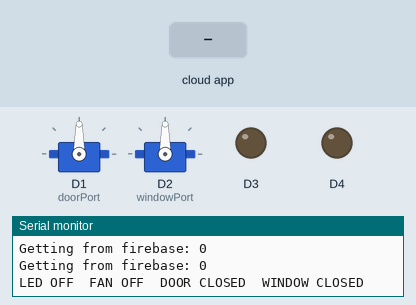
Bench run of a sketch on a simulated ESP8266 (NodeMCU). On the bench: 2 × servo, output pins drawn as LEDs (lit = HIGH), the last lines printed to the serial monitor. The inputs (shaded band) are chosen by the test bench. WiFi joins after 1.5 s; servers stay silent unless stated; the Firebase database answers and starts empty.

Above: at 2.7 s.
2.8 s: the phone or cloud app sets LED_STATUS to 1
At 4.2 s:
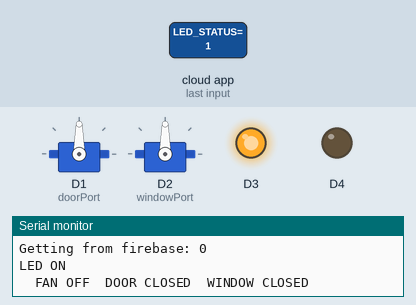
5.2 s: the phone or cloud app sets FAN_STATUS to 1
At 8.0 s:
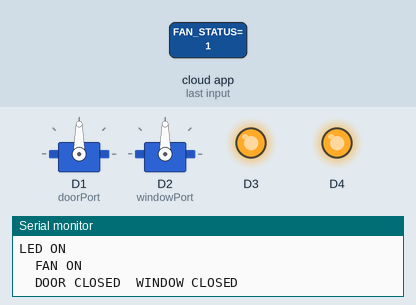
8.4 s: the phone or cloud app sets DOOR_STATUS to 1
At 10.5 s:
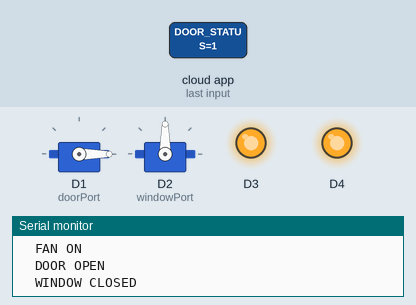
11.6 s: the phone or cloud app sets LED_STATUS to 0
At 14.2 s:
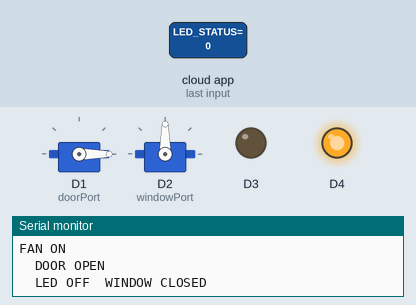
14.8 s: the phone or cloud app sets FAN_STATUS to 0
At 16.8 s:
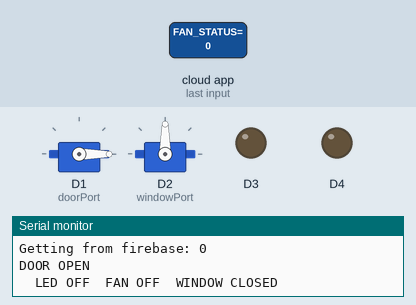
18.0 s: the phone or cloud app sets LED_STATUS to 1
At 20.6 s:
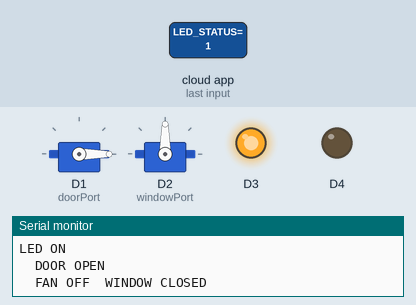
Timing chart, 0 to 22.1 s (numbered marks = the images above; inputs shaded):
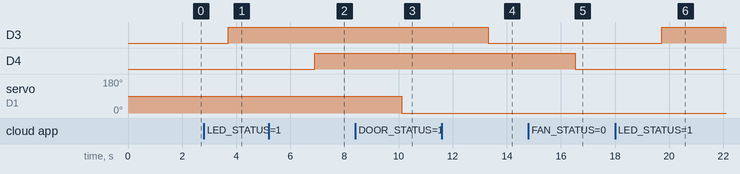

Measured:
- after the input at 2.8 s, D3: LOW → HIGH after 0.91 s
- after the input at 5.2 s, D4: LOW → HIGH after 1.7 s
- after the input at 8.4 s, servo on D1 (doorPort): 90° → 0° after 1.7 s
- after the input at 11.6 s, D3: HIGH → LOW after 1.7 s
- after the input at 14.8 s, D4: HIGH → LOW after 1.7 s
- after the input at 18.0 s, D3: LOW → HIGH after 1.7 s

The sketch:

Code.ino
```cpp
#include <ESP8266WiFi.h>
#include <FirebaseArduino.h>
#include <SoftwareSerial.h>
#include<Servo.h>

Servo doorMotor;
Servo windowMotor;
//OneWire oneWire(ONE_WIRE_BUS);

//http://arduino.esp8266.com/stable/package_esp8266com_index.json

// Set these to run example.


#define FIREBASE_HOST "kunfypproject-default-rtdb.firebaseio.com"      // the project name address from firebase id
#define FIREBASE_AUTH "ABr4fylb847GAYazMEHG51zL7UpVpbvKZkxa3AIE"      // the secret key generated from firebase
#define WIFI_SSID "Abeer"
#define WIFI_PASSWORD "14785230"

int n;
int fan,door,window;
int doorPort=D1;
int windowPort=D2;


void setup()
{
  Serial.begin(57600);
  //n=Firebase.getInt("LED_STATUS");
   // connect to wifi.

  WiFi.begin(WIFI_SSID, WIFI_PASSWORD);
  Serial.print("connecting");
  while (WiFi.status() != WL_CONNECTED) {
    Serial.print(".");
    delay(500);
  }
  Serial.println();
  Serial.print("connected: ");
  Serial.println(WiFi.localIP());
   //
  Firebase.begin(FIREBASE_HOST, FIREBASE_AUTH);
  //Firebase.reconnectWiFi(true);
//  Firebase.setInt("LED_STATUS", 1);
//  Firebase.setInt("FAN_STATUS", 1);
//  Firebase.setInt("DOOR_STATUS", 1);
//  Firebase.setInt("WINDOW_STATUS", 1);
  //doorMotor.attach(D5);
  //pinMode(LED, OUTPUT);
  //Serial.begin(9600);// Serial Communication
  //digitalWrite(LED,LOW);
doorMotor.attach(doorPort);
windowMotor.attach(windowPort);
pinMode(D3,OUTPUT);
pinMode(D4,OUTPUT);
}

void loop()
{
Serial.println();

    n=Firebase.getInt("LED_STATUS");
    Serial.print("\n");
    Serial.print("Getting from firebase: ");
    Serial.print(n);
    Serial.print("\n");

   fan=Firebase.getInt("FAN_STATUS");
    Serial.print("\n");
    Serial.print("Getting from firebase: ");
    Serial.print(fan);
    Serial.print("\n");

    door=Firebase.getInt("DOOR_STATUS");
    Serial.print("\n");
    Serial.print("Getting from firebase: ");
    Serial.print(door);
    Serial.print("\n");


    window=Firebase.getInt("WINDOW_STATUS");
    Serial.print("\n");
    Serial.print("Getting from firebase: ");
    Serial.print(window);
    Serial.print("\n");


  if (n==1) {
      Serial.print("LED ON\n");
      Serial.print("\t");
            digitalWrite(D3,1);
  }
  if(fan==1){
      Serial.print("FAN ON\n");
      Serial.print("\t");
      digitalWrite(D4,HIGH);
  }
  if(door==1){
      doorMotor.write(0);
      Serial.print("DOOR OPEN\n");
      Serial.print("\t");

  }
  if(window==1){
      Serial.print("WINDOW OPEN\n");
      Serial.print("\t");
      //digitalWrite(D1,HIGH);
      //windowMotor.write(0);
  }
  if(n==0) {
    Serial.print("LED OFF");
    Serial.print("\t");
          digitalWrite(D3,0);
  }
  if(fan==0){
    Serial.print("FAN OFF");
    Serial.print("\t");
    digitalWrite(D4,LOW);
  }
  if(door==0){
    doorMotor.write(90);
    Serial.print("DOOR CLOSED");
    Serial.print("\t");

  }

  if(window==0){
    Serial.print("WINDOW CLOSED");
    Serial.print("\t");
    //    windowMotor.write(90);
  }

    Serial.print("\t");
    //digitalWrite(D1,LOW);
    //doorMotor.write(0);


 if(Firebase.failed()) {
        Serial.print("setting /number failed:");
        Serial.print("\t");
        Serial.println(Firebase.error());
        return;
    }
  delay(1000);
}
```
